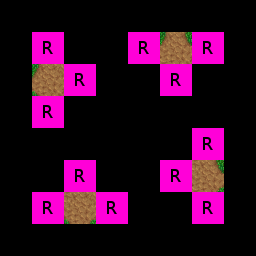

This is a level from a 2D game, rendered from its Tiled map with the project's own tilesets. A one-line summary and the map file follow, with tile-layer data summarised:
An orthogonal 8x8 tile map with 32x32 px tiles, 4 tile layers (RuleRegions, ruleSet, rule_Ground, rule_Fringe), 4 tilesets.

<map version="1.0" orientation="orthogonal" width="8" height="8" tilewidth="32" tileheight="32">
 <tileset firstgid="1" name="Woodland" tilewidth="32" tileheight="32">
  <image source="../../graphics/tiles/Woodland_ground.png" width="512" height="512" />
 </tileset>
 <tileset firstgid="257" name="Collision" tilewidth="32" tileheight="32">
  <image source="../../graphics/tiles/collision.png" width="64" height="32" />
 </tileset>
 <tileset firstgid="259" name="set_rules" tilewidth="32" tileheight="32">
  <image source="../../graphics/tiles/set_rules.png" width="64" height="64" />
 </tileset>
 <tileset firstgid="263" name="set_woodland" tilewidth="32" tileheight="32">
  <image source="../../graphics/tiles/set_woodland.png" width="512" height="320" />
 </tileset>
 <layer name="RuleRegions" width="8" height="8">
  <data>[64 cells, 16 non-empty, 1 distinct tile ids]</data>
 </layer>
 <layer name="ruleSet" width="8" height="8">
  <data>[64 cells, 4 non-empty, 1 distinct tile ids]</data>
 </layer>
 <layer name="rule_Ground" width="8" height="8">
  <data>[64 cells, 4 non-empty, 2 distinct tile ids]</data>
 </layer>
 <layer name="rule_Fringe" width="8" height="8">
  <data>[64 cells, 4 non-empty, 4 distinct tile ids]</data>
 </layer>
</map>
